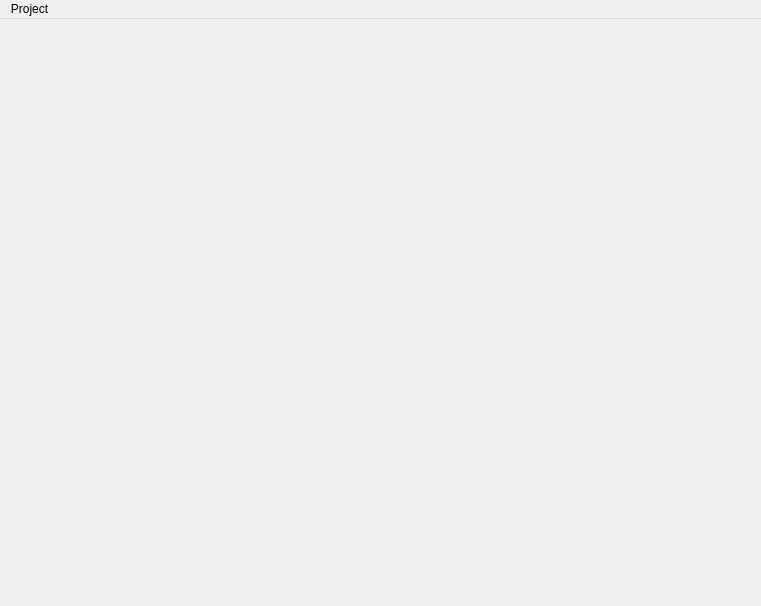
<?xml version="1.0" encoding="UTF-8"?>
<ui version="4.0">
 <class>EditorMainWindow</class>
 <widget class="QMainWindow" name="EditorMainWindow">
  <property name="geometry">
   <rect>
    <x>0</x>
    <y>0</y>
    <width>761</width>
    <height>606</height>
   </rect>
  </property>
  <property name="windowTitle">
   <string>GLSL Shader Editor</string>
  </property>
  <widget class="QWidget" name="centralWidget">
   <layout class="QGridLayout" name="gridLayout">
    <item row="0" column="0">
     <layout class="QHBoxLayout" name="horizontalLayout"/>
    </item>
   </layout>
  </widget>
  <widget class="QMenuBar" name="menuBar">
   <property name="geometry">
    <rect>
     <x>0</x>
     <y>0</y>
     <width>761</width>
     <height>26</height>
    </rect>
   </property>
   <widget class="QMenu" name="menuProject">
    <property name="title">
     <string>Project</string>
    </property>
    <addaction name="actionSave"/>
    <addaction name="actionSave_As"/>
    <addaction name="actionLoad"/>
    <addaction name="actionNew_Project"/>
   </widget>
   <addaction name="menuProject"/>
  </widget>
  <action name="actionSave">
   <property name="text">
    <string>Save</string>
   </property>
   <property name="shortcut">
    <string>Ctrl+S</string>
   </property>
  </action>
  <action name="actionLoad">
   <property name="text">
    <string>Open</string>
   </property>
   <property name="shortcut">
    <string>Ctrl+O</string>
   </property>
  </action>
  <action name="actionSave_As">
   <property name="text">
    <string>Save As</string>
   </property>
   <property name="shortcut">
    <string>Ctrl+Shift+S</string>
   </property>
  </action>
  <action name="actionNew_Project">
   <property name="text">
    <string>New Project</string>
   </property>
   <property name="shortcut">
    <string>Ctrl+N</string>
   </property>
  </action>
 </widget>
 <layoutdefault spacing="6" margin="11"/>
 <resources/>
 <connections/>
</ui>
